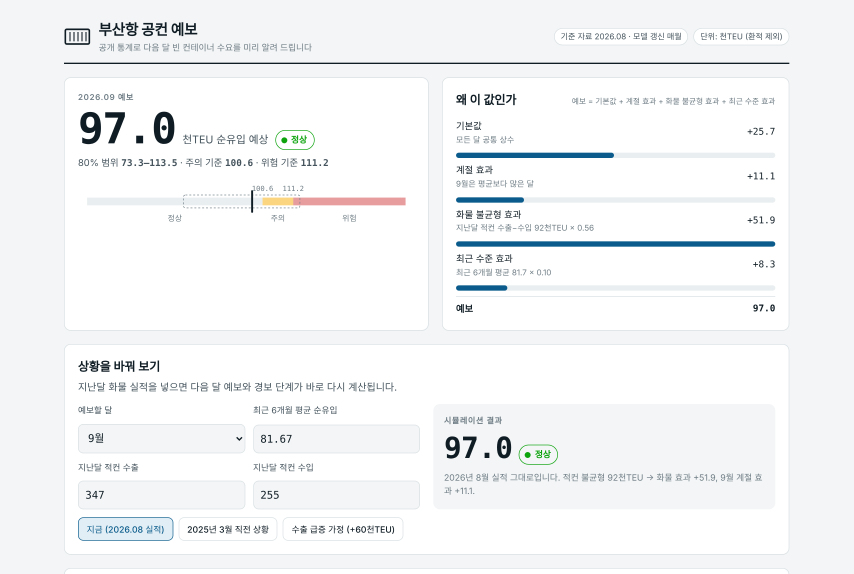
#> input picture dashboard_top.png, 2560 x 1720 px (shown at 1/3 size)
$ python ocr_bpa.py dashboard_top.png
#> lines starting #> are read from the running program, lines starting #| are printed output that depends on the picture; after the words box and inside, x2 and y2 are one past the last pixel; in counts of white or black regions, pixels touching at a corner belong together
"""BPA 체인포털 '컨테이너 별' 화면 캡처에서 막대 안 흰 숫자를 읽는다."""
import sys, glob, subprocess, re, json
import numpy as np
from PIL import Image

def bars(im):
    a=np.asarray(im.convert('RGB')).astype(int)
    H,W,_=a.shape
    blue=(a[:,:,2]>120)&(a[:,:,0]<40)&(a[:,:,1]>50)&(a[:,:,1]<110)   # #004EA2 계열
    col=blue.sum(0)
    xs=np.where(col>H*0.03)[0]
    runs=[];s=None
    for i,x in enumerate(xs):
        if s is None: s=p=x; continue
        if x==p+1: p=x; continue
        runs.append((s,p)); s=p=x
    if s is not None: runs.append((s,p))
    runs=[r for r in runs if r[1]-r[0]>W*0.025]
    out=[]
    for x0,x1 in runs:
        ys=np.where(blue[:,(x0+x1)//2])[0]
        out.append((x0,x1,ys.min(),ys.max()))
    return out

def read_num(im,box):
    x0,x1,y0,y1=box
    c=im.crop((x0+2,y0+2,x1-2,y1-2)).convert('RGB')
    a=np.asarray(c).astype(int)
    white=(a.min(2)>200)
    m=Image.fromarray(np.where(white,0,255).astype('uint8')).resize((c.width*3,c.height*3))
    m.save('/tmp/claude-0/-home-claude/645dc096-2900-5a44-a23b-ac486c98fc23/scratchpad/ocr_tmp.png')
    t=subprocess.run(['tesseract','/tmp/claude-0/-home-claude/645dc096-2900-5a44-a23b-ac486c98fc23/scratchpad/ocr_tmp.png','-','--psm','6'],capture_output=True,text=True).stdout
    nums=re.findall(r'(?<![\d.])(\d{1,3}(?:,\d{3})?)(?![\d.%])',t)
    return nums[0].replace(',','') if nums else None, t.replace('\n',' | ')

if __name__=='__main__':
    for f in sys.argv[1:]:
        im=Image.open(f)
#> im is the input picture: PIL image 2560x1720 RGB; mean R, G, B 243.3, 245.1, 246
        bs=bars(im)
#> in bars, `blue=(a[:,:,2]>120)&(a[:,:,0]<40)&(a[:,:,1]>50)&(a[:,:,1]<110)`:
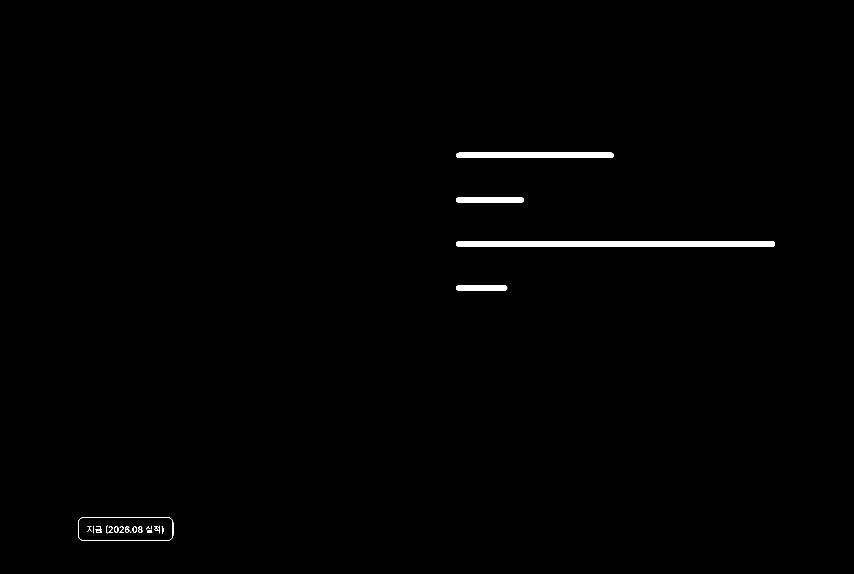
#> blue: shape (1720, 2560) bool (shown at 1/3 size); 0.69% white; 24 white regions (3 under 20 px), largest, box (x1, y1, x2, y2) and area: (1368, 724, 2325, 740) 15245, (1368, 458, 1842, 474) 7505, (1368, 592, 1572, 608) 3185
#> in bars, `col=blue.sum(0)`: col = 2560 values, max 64 at index 1376, min 0 at index 0, mean 11.95
#> in bars, `xs=np.where(col>H*0.03)[0]`: xs = 149 values from 1372 to 1520
#> the loop in bars, `for i,x in enumerate(xs):` made 149 passes
#> after the loop in bars, `for i,x in enumerate(xs):`: runs = []
#> in bars, `runs=[r for r in runs if r[1]-r[0]>W*0.025]`: runs = [(1372, 1520)]
#> the loop in bars, `for x0,x1 in runs:` made 1 pass
#> after the loop in bars, `for x0,x1 in runs:`: out = [(1372, 1520, 458, 871)]
#> bs = [(1372, 1520, 458, 871)]
        vals=[read_num(im,b) for b in bs]
#> in read_num, `c=im.crop((x0+2,y0+2,x1-2,y1-2)).convert('RGB')`:
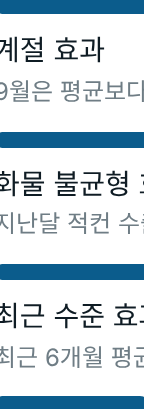
#> c: PIL image 144x409 RGB; mean R, G, B 203.6, 216.4, 224
#> in read_num, `white=(a.min(2)>200)`:
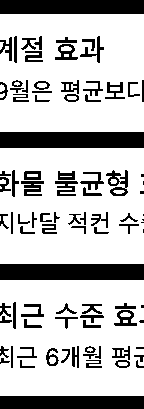
#> white: shape (409, 144) bool; 75.1% white; 91 black regions (10 under 20 px), largest, box (x1, y1, x2, y2) and area: (0, 132, 144, 148) 2304, (0, 264, 144, 280) 2304, (0, 0, 144, 14) 2016
#> in read_num, `m=Image.fromarray(np.where(white,0,255).astype('uint8')).resize((c.wid..`:
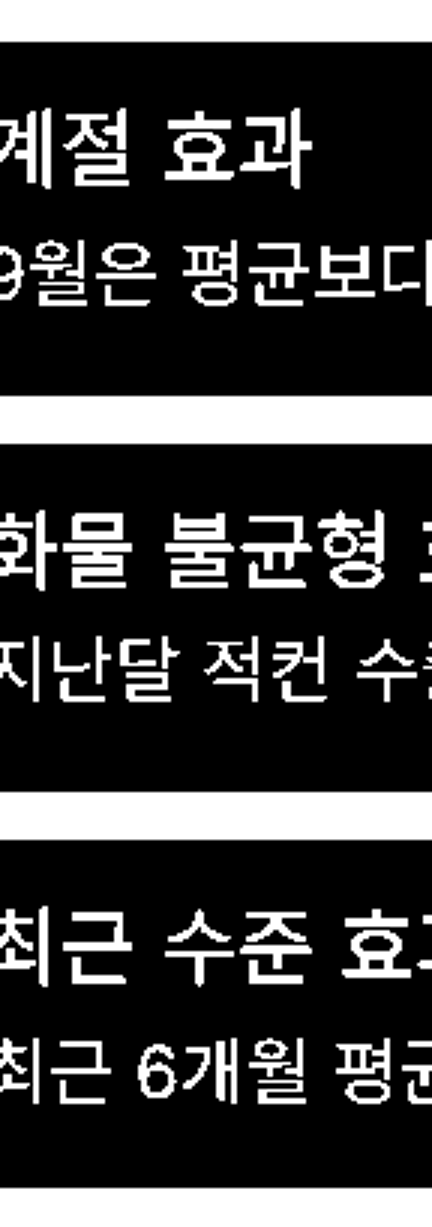
#> m: PIL image 432x1227 L; min 0, max 255, mean 63.4
#> (the run stopped early here; a loop or call above may not have finished)
